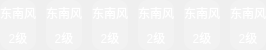
    <widget class="QWidget" name="widget_10" native="true">
     <property name="minimumSize">
      <size>
       <width>0</width>
       <height>40</height>
      </size>
     </property>
     <property name="maximumSize">
      <size>
       <width>16777215</width>
       <height>50</height>
      </size>
     </property>
     <property name="styleSheet">
      <string notr="true">color: rgb(255, 255, 255);</string>
     </property>
     <layout class="QGridLayout" name="gridLayout_5">
      <property name="leftMargin">
       <number>0</number>
      </property>
      <property name="topMargin">
       <number>0</number>
      </property>
      <property name="rightMargin">
       <number>0</number>
      </property>
      <property name="bottomMargin">
       <number>0</number>
      </property>
      <property name="horizontalSpacing">
       <number>10</number>
      </property>
      <property name="verticalSpacing">
       <number>0</number>
      </property>
      <item row="0" column="0">
       <widget class="QLabel" name="label_52">
        <property name="styleSheet">
         <string notr="true">background-color: rgb(0, 0, 0);
border-radius: 10px;
border-bottom-right-radius: 0px;
border-bottom-left-radius: 0px;
color: rgb(255, 255, 255);
background-color: rgba(255, 255, 255,50);</string>
        </property>
        <property name="text">
         <string>东南风</string>
        </property>
        <property name="alignment">
         <set>Qt::AlignCenter</set>
        </property>
        <property name="margin">
         <number>0</number>
        </property>
       </widget>
      </item>
      <item row="0" column="1">
       <widget class="QLabel" name="label_54">
        <property name="styleSheet">
         <string notr="true">background-color: rgb(0, 0, 0);
border-radius: 10px;
border-bottom-right-radius: 0px;
border-bottom-left-radius: 0px;
color: rgb(255, 255, 255);
background-color: rgba(255, 255, 255,50);</string>
        </property>
        <property name="text">
         <string>东南风</string>
        </property>
        <property name="alignment">
         <set>Qt::AlignCenter</set>
        </property>
        <property name="margin">
         <number>0</number>
        </property>
       </widget>
      </item>
      <item row="0" column="2">
       <widget class="QLabel" name="label_56">
        <property name="styleSheet">
         <string notr="true">background-color: rgb(0, 0, 0);
border-radius: 10px;
border-bottom-right-radius: 0px;
border-bottom-left-radius: 0px;
color: rgb(255, 255, 255);
background-color: rgba(255, 255, 255,50);</string>
        </property>
        <property name="text">
         <string>东南风</string>
        </property>
        <property name="alignment">
         <set>Qt::AlignCenter</set>
        </property>
        <property name="margin">
         <number>0</number>
        </property>
       </widget>
      </item>
      <item row="0" column="3">
       <widget class="QLabel" name="label_58">
        <property name="styleSheet">
         <string notr="true">background-color: rgb(0, 0, 0);
border-radius: 10px;
border-bottom-right-radius: 0px;
border-bottom-left-radius: 0px;
color: rgb(255, 255, 255);
background-color: rgba(255, 255, 255,50);</string>
        </property>
        <property name="text">
         <string>东南风</string>
        </property>
        <property name="alignment">
         <set>Qt::AlignCenter</set>
        </property>
        <property name="margin">
         <number>0</number>
        </property>
       </widget>
      </item>
      <item row="0" column="4">
       <widget class="QLabel" name="label_60">
        <property name="styleSheet">
         <string notr="true">background-color: rgb(0, 0, 0);
border-radius: 10px;
border-bottom-right-radius: 0px;
border-bottom-left-radius: 0px;
color: rgb(255, 255, 255);
background-color: rgba(255, 255, 255,50);</string>
        </property>
        <property name="text">
         <string>东南风</string>
        </property>
        <property name="alignment">
         <set>Qt::AlignCenter</set>
        </property>
        <property name="margin">
         <number>0</number>
        </property>
       </widget>
      </item>
      <item row="0" column="5">
       <widget class="QLabel" name="label_62">
        <property name="styleSheet">
         <string notr="true">background-color: rgb(0, 0, 0);
border-radius: 10px;
border-bottom-right-radius: 0px;
border-bottom-left-radius: 0px;
color: rgb(255, 255, 255);
background-color: rgba(255, 255, 255,50);</string>
        </property>
        <property name="text">
         <string>东南风</string>
        </property>
        <property name="alignment">
         <set>Qt::AlignCenter</set>
        </property>
        <property name="margin">
         <number>0</number>
        </property>
       </widget>
      </item>
      <item row="1" column="0">
       <widget class="QLabel" name="label_51">
        <property name="styleSheet">
         <string notr="true">background-color: rgb(0, 0, 0);
border-radius: 10px;
border-top-right-radius: 0px;
border-top-left-radius: 0px;
color: rgb(255, 255, 255);
background-color: rgba(255, 255, 255,50);</string>
        </property>
        <property name="text">
         <string>2级</string>
        </property>
        <property name="alignment">
         <set>Qt::AlignCenter</set>
        </property>
       </widget>
      </item>
      <item row="1" column="1">
       <widget class="QLabel" name="label_53">
        <property name="styleSheet">
         <string notr="true">background-color: rgb(0, 0, 0);
border-radius: 10px;
border-top-right-radius: 0px;
border-top-left-radius: 0px;
color: rgb(255, 255, 255);
background-color: rgba(255, 255, 255,50);</string>
        </property>
        <property name="text">
         <string>2级</string>
        </property>
        <property name="alignment">
         <set>Qt::AlignCenter</set>
        </property>
       </widget>
      </item>
      <item row="1" column="2">
       <widget class="QLabel" name="label_55">
        <property name="styleSheet">
         <string notr="true">background-color: rgb(0, 0, 0);
border-radius: 10px;
border-top-right-radius: 0px;
border-top-left-radius: 0px;
color: rgb(255, 255, 255);
background-color: rgba(255, 255, 255,50);</string>
        </property>
        <property name="text">
         <string>2级</string>
        </property>
        <property name="alignment">
         <set>Qt::AlignCenter</set>
        </property>
       </widget>
      </item>
      <item row="1" column="3">
       <widget class="QLabel" name="label_57">
        <property name="styleSheet">
         <string notr="true">background-color: rgb(0, 0, 0);
border-radius: 10px;
border-top-right-radius: 0px;
border-top-left-radius: 0px;
color: rgb(255, 255, 255);
background-color: rgba(255, 255, 255,50);</string>
        </property>
        <property name="text">
         <string>2级</string>
        </property>
        <property name="alignment">
         <set>Qt::AlignCenter</set>
        </property>
       </widget>
      </item>
      <item row="1" column="4">
       <widget class="QLabel" name="label_59">
        <property name="styleSheet">
         <string notr="true">background-color: rgb(0, 0, 0);
border-radius: 10px;
border-top-right-radius: 0px;
border-top-left-radius: 0px;
color: rgb(255, 255, 255);
background-color: rgba(255, 255, 255,50);</string>
        </property>
        <property name="text">
         <string>2级</string>
        </property>
        <property name="alignment">
         <set>Qt::AlignCenter</set>
        </property>
       </widget>
      </item>
      <item row="1" column="5">
       <widget class="QLabel" name="label_61">
        <property name="styleSheet">
         <string notr="true">background-color: rgb(0, 0, 0);
border-radius: 10px;
border-top-right-radius: 0px;
border-top-left-radius: 0px;
color: rgb(255, 255, 255);
background-color: rgba(255, 255, 255,50);</string>
        </property>
        <property name="text">
         <string>2级</string>
        </property>
        <property name="alignment">
         <set>Qt::AlignCenter</set>
        </property>
       </widget>
      </item>
     </layout>
    </widget>
